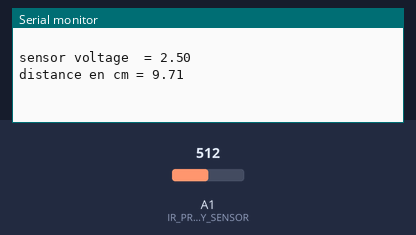
A sketch run on a simulated Arduino Uno, built with avr-gcc and run on an emulated ATmega328P. Parts: the last lines printed to the serial monitor. The inputs (shaded band) are chosen by the test bench; at power-on: A1 (IR_PROXIMITY_SENSOR) = 512.

Above: at 1.2 s.
1.3 s: A1 (IR_PROXIMITY_SENSOR) set to 0
At 2.8 s:
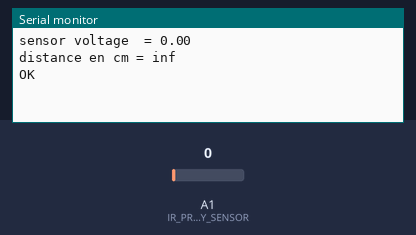
4.3 s: A1 (IR_PROXIMITY_SENSOR) set to 30
At 6.9 s:
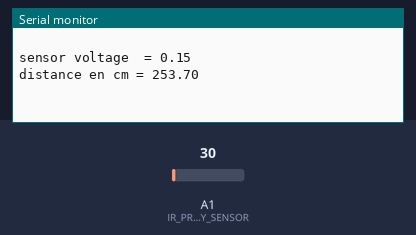
Timing chart, 0 to 8.4 s (numbered marks = the images above; inputs shaded):
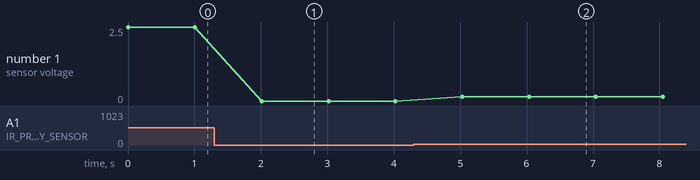

The sketch:

Capteur_Espace_disponible_comment_.ino
```cpp
#define IR_PROXIMITY_SENSOR A1 // Analog input pin that  is attached to the sensor
    #define ADC_REF 5//reference voltage of ADC is 5v.If the Vcc switch on the Seeeduino
                     //board switches to 3V3, the ADC_REF should be 3.3
    float voltage;//the sensor voltage, you can calculate or find the distance
                    // to the reflective object according to the figures
                    //on page 4 or page 5 of the datasheet of the GP2Y0A21YK.

    float distance;  //Ici on dÃ©clare notre variable distance qu'on va utiliser

     int test = 0;

   long timer = 0 ;

  long timer2 = 0;

  long ecart = 0; //Ecart en ms

  int Vitesse = 5 ; //Vitesse en cm/s

  long ecartS;  //ecart en s

 int Place; //Variable donnant en cm la longueur de place libre

    void setup()
    {
        // initialise serial communications at 9600 bps:
        Serial.begin(9600);


    }


    void Conversion(){

      distance = 27.86 * pow(getVoltage(),-1.15);  //Fonction permettant de convertir les Volts en cm.
                                                   //On utilise ici
  }

    void Conversionecart(){

      ecartS = ecart * pow(10,-3);  //Ici on converti la durée de ms à seconde


    }

    void TaillePlace(){


      Place = Vitesse * ecartS ;  // C'est ici qu'à l'aide de la vitesse on calcule la place disponible.


    }


    void loop()
    {
        voltage = getVoltage();
        Serial.print("sensor voltage  = " );
        Serial.println(voltage);      //On affiche ici la distance en Volts capteÃ© par le capteur infrarouge.
        Conversion();                 //Ici on appel la fonction permettant de convertir nos donnÃ©es.

        Serial.print("distance en cm = ");
        Serial.println(distance);       //On affiche ici la distance en cm Ã  partir des volts captÃ©s.

        if (((distance-test) > 5)||((distance-test) < -5)){
          Serial.println("OK");

           do
{
     timer = millis();
} while (((distance != test) > 5));  // Ici lorsque le capteur détecte un epsace un timer se déclenche

            }
     timer2 = millis();  //quand le capteur arrive à la fin un deuxieme timer s'enclenche


                /*Serial.print(" timer = ");
                Serial.println(timer);
                Serial.println("     ");
                Serial.print(" timer2 = ");
                Serial.println(timer2);*/

      ecart = timer2 - timer;  // l'ecare en ms se calcule par la différence des deux timer.
      Conversionecart();      //on converti l'ecar en seconde
      TaillePlace();          //on calcule la place disponible


          test = distance;

          if ( ecartS > 5 ){

            Serial.print(" ecart en seconde  = ");  // lorsque l'espace est suffiamment grand on affiche sa taille
          Serial.println(ecartS);
          Serial.println("     ");
           Serial.print(" Taille de la place en cm  = ");
          Serial.println(Place);


          }


        Serial.println("     ");
        Serial.println("     ");
        // wait 500 milliseconds before the next loop
        delay(1000);
    }
    /****************************************************************************/
    /*Function: Get voltage from the sensor pin that is connected with analog pin*/
    /*Parameter:-void                                                       */
    /*Return:   -float,the voltage of the analog pin                        */
    float getVoltage()
    {
        int sensor_value;
        int sum;
        // read the analog in value:
        for (int i = 0;i < 20;i ++)//Continuous sampling 20 times
        {
            sensor_value = analogRead(IR_PROXIMITY_SENSOR);
            sum += sensor_value;
        }
        sensor_value = sum / 20;
        float voltage;
        voltage = (float)sensor_value*ADC_REF/1024;
        return voltage;
    }
```

Measured:
- after the input at 1.3 s, the serial monitor: prints a new line after 0.71 s (image 1)
- after the input at 4.3 s, the serial monitor: prints a new line after 0.73 s (image 2)
- plotted number 1: 2.5 → 0 after the input at 1.3 s, 0 → 0.15 after the input at 4.3 s
